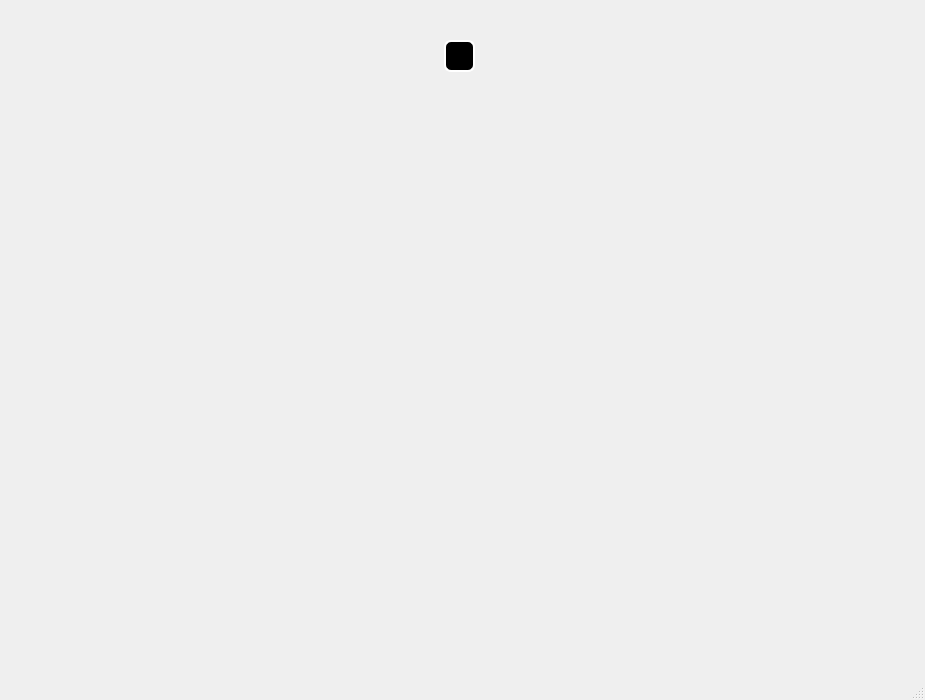
<?xml version="1.0" encoding="UTF-8"?>
<ui version="4.0">
 <class>member</class>
 <widget class="QMainWindow" name="member">
  <property name="geometry">
   <rect>
    <x>0</x>
    <y>0</y>
    <width>925</width>
    <height>700</height>
   </rect>
  </property>
  <property name="windowTitle">
   <string>MainWindow</string>
  </property>
  <property name="styleSheet">
   <string notr="true">#centralwidget
{
	border-image: url(:/img/C:/Users/DELTAcomputer/Desktop/lib1.jpg);
}</string>
  </property>
  <widget class="QWidget" name="centralwidget">
   <layout class="QVBoxLayout" name="verticalLayout_4">
    <item>
     <layout class="QVBoxLayout" name="verticalLayout_2">
      <property name="leftMargin">
       <number>20</number>
      </property>
      <property name="topMargin">
       <number>0</number>
      </property>
      <property name="rightMargin">
       <number>20</number>
      </property>
      <property name="bottomMargin">
       <number>10</number>
      </property>
      <item>
       <layout class="QHBoxLayout" name="horizontalLayout_2">
        <property name="leftMargin">
         <number>30</number>
        </property>
        <property name="topMargin">
         <number>5</number>
        </property>
        <property name="rightMargin">
         <number>1</number>
        </property>
        <property name="bottomMargin">
         <number>0</number>
        </property>
        <item>
         <widget class="QPushButton" name="SignOutBtn">
          <property name="cursor">
           <cursorShape>PointingHandCursor</cursorShape>
          </property>
          <property name="toolTip">
           <string>Sign out</string>
          </property>
          <property name="toolTipDuration">
           <number>-4</number>
          </property>
          <property name="styleSheet">
           <string notr="true">#SignOutBtn
{
border : 10px;
}</string>
          </property>
          <property name="text">
           <string/>
          </property>
          <property name="icon">
           <iconset>
            <normaloff>C:/Users/DELTAcomputer/Desktop/icons/2374355.png</normaloff>C:/Users/DELTAcomputer/Desktop/icons/2374355.png</iconset>
          </property>
          <property name="iconSize">
           <size>
            <width>60</width>
            <height>60</height>
           </size>
          </property>
         </widget>
        </item>
        <item>
         <spacer name="horizontalSpacer_2">
          <property name="orientation">
           <enum>Qt::Horizontal</enum>
          </property>
          <property name="sizeHint" stdset="0">
           <size>
            <width>40</width>
            <height>20</height>
           </size>
          </property>
         </spacer>
        </item>
        <item>
         <widget class="QPushButton" name="pushButton">
          <property name="styleSheet">
           <string notr="true">#pushButton
{
border : 10px;
}</string>
          </property>
          <property name="text">
           <string/>
          </property>
          <property name="icon">
           <iconset>
            <normaloff>C:/Users/DELTAcomputer/Desktop/well.PNG</normaloff>C:/Users/DELTAcomputer/Desktop/well.PNG</iconset>
          </property>
          <property name="iconSize">
           <size>
            <width>108</width>
            <height>108</height>
           </size>
          </property>
         </widget>
        </item>
        <item>
         <spacer name="horizontalSpacer_3">
          <property name="orientation">
           <enum>Qt::Horizontal</enum>
          </property>
          <property name="sizeHint" stdset="0">
           <size>
            <width>40</width>
            <height>20</height>
           </size>
          </property>
         </spacer>
        </item>
        <item>
         <widget class="QPushButton" name="ProfileBtn">
          <property name="cursor">
           <cursorShape>PointingHandCursor</cursorShape>
          </property>
          <property name="toolTip">
           <string>Profile</string>
          </property>
          <property name="toolTipDuration">
           <number>-5</number>
          </property>
          <property name="styleSheet">
           <string notr="true">#ProfileBtn
{
border : 10px;
}</string>
          </property>
          <property name="text">
           <string/>
          </property>
          <property name="icon">
           <iconset>
            <normaloff>C:/Users/DELTAcomputer/Desktop/icons/IMG_0215.PNG</normaloff>C:/Users/DELTAcomputer/Desktop/icons/IMG_0215.PNG</iconset>
          </property>
          <property name="iconSize">
           <size>
            <width>100</width>
            <height>100</height>
           </size>
          </property>
         </widget>
        </item>
       </layout>
      </item>
      <item>
       <layout class="QHBoxLayout" name="horizontalLayout_4">
        <property name="leftMargin">
         <number>10</number>
        </property>
        <property name="topMargin">
         <number>0</number>
        </property>
        <property name="rightMargin">
         <number>16</number>
        </property>
        <property name="bottomMargin">
         <number>0</number>
        </property>
        <item>
         <spacer name="horizontalSpacer">
          <property name="orientation">
           <enum>Qt::Horizontal</enum>
          </property>
          <property name="sizeHint" stdset="0">
           <size>
            <width>40</width>
            <height>20</height>
           </size>
          </property>
         </spacer>
        </item>
        <item>
         <layout class="QVBoxLayout" name="verticalLayout_3">
          <property name="leftMargin">
           <number>20</number>
          </property>
          <property name="topMargin">
           <number>0</number>
          </property>
          <property name="rightMargin">
           <number>20</number>
          </property>
          <property name="bottomMargin">
           <number>0</number>
          </property>
          <item>
           <widget class="QLabel" name="NameLabel">
            <property name="styleSheet">
             <string notr="true">#NameLabel
{
font-size: 19px;
    letter-spacing: -.50px;
color : rgb(255, 118, 39);
border : 2px solid white;
border-radius : 7px;
background-color : black;
    padding: 3px 8px;
}</string>
            </property>
            <property name="text">
             <string/>
            </property>
           </widget>
          </item>
         </layout>
        </item>
        <item>
         <spacer name="horizontalSpacer_9">
          <property name="orientation">
           <enum>Qt::Horizontal</enum>
          </property>
          <property name="sizeHint" stdset="0">
           <size>
            <width>40</width>
            <height>20</height>
           </size>
          </property>
         </spacer>
        </item>
       </layout>
      </item>
      <item>
       <layout class="QVBoxLayout" name="verticalLayout">
        <property name="leftMargin">
         <number>20</number>
        </property>
        <property name="topMargin">
         <number>0</number>
        </property>
        <property name="rightMargin">
         <number>20</number>
        </property>
        <property name="bottomMargin">
         <number>0</number>
        </property>
        <item>
         <spacer name="verticalSpacer_3">
          <property name="orientation">
           <enum>Qt::Vertical</enum>
          </property>
          <property name="sizeHint" stdset="0">
           <size>
            <width>20</width>
            <height>40</height>
           </size>
          </property>
         </spacer>
        </item>
        <item>
         <spacer name="verticalSpacer_2">
          <property name="orientation">
           <enum>Qt::Vertical</enum>
          </property>
          <property name="sizeHint" stdset="0">
           <size>
            <width>20</width>
            <height>40</height>
           </size>
          </property>
         </spacer>
        </item>
        <item>
         <layout class="QHBoxLayout" name="horizontalLayout">
          <property name="leftMargin">
           <number>20</number>
          </property>
          <property name="topMargin">
           <number>10</number>
          </property>
          <property name="rightMargin">
           <number>20</number>
          </property>
          <property name="bottomMargin">
           <number>10</number>
          </property>
          <item>
           <spacer name="horizontalSpacer_7">
            <property name="orientation">
             <enum>Qt::Horizontal</enum>
            </property>
            <property name="sizeHint" stdset="0">
             <size>
              <width>40</width>
              <height>20</height>
             </size>
            </property>
           </spacer>
          </item>
          <item>
           <widget class="QPushButton" name="RentBtn">
            <property name="cursor">
             <cursorShape>PointingHandCursor</cursorShape>
            </property>
            <property name="toolTip">
             <string>Rent a Book</string>
            </property>
            <property name="toolTipDuration">
             <number>-4</number>
            </property>
            <property name="styleSheet">
             <string notr="true">#RentBtn
{
border : 10px;
}</string>
            </property>
            <property name="text">
             <string/>
            </property>
            <property name="icon">
             <iconset>
              <normaloff>C:/Users/DELTAcomputer/Desktop/icons/IMG_0210.PNG</normaloff>C:/Users/DELTAcomputer/Desktop/icons/IMG_0210.PNG</iconset>
            </property>
            <property name="iconSize">
             <size>
              <width>125</width>
              <height>125</height>
             </size>
            </property>
           </widget>
          </item>
          <item>
           <spacer name="horizontalSpacer_4">
            <property name="orientation">
             <enum>Qt::Horizontal</enum>
            </property>
            <property name="sizeType">
             <enum>QSizePolicy::Fixed</enum>
            </property>
            <property name="sizeHint" stdset="0">
             <size>
              <width>15</width>
              <height>20</height>
             </size>
            </property>
           </spacer>
          </item>
          <item>
           <widget class="QPushButton" name="GiveBackBtn">
            <property name="cursor">
             <cursorShape>PointingHandCursor</cursorShape>
            </property>
            <property name="toolTip">
             <string>Give Back the Book</string>
            </property>
            <property name="styleSheet">
             <string notr="true">#GiveBackBtn
{
border : 10px;
}</string>
            </property>
            <property name="text">
             <string/>
            </property>
            <property name="icon">
             <iconset>
              <normaloff>C:/Users/DELTAcomputer/Desktop/icons/IMG_0269.PNG</normaloff>C:/Users/DELTAcomputer/Desktop/icons/IMG_0269.PNG</iconset>
            </property>
            <property name="iconSize">
             <size>
              <width>118</width>
              <height>118</height>
             </size>
            </property>
           </widget>
          </item>
          <item>
           <spacer name="horizontalSpacer_8">
            <property name="orientation">
             <enum>Qt::Horizontal</enum>
            </property>
            <property name="sizeHint" stdset="0">
             <size>
              <width>40</width>
              <height>20</height>
             </size>
            </property>
           </spacer>
          </item>
         </layout>
        </item>
       </layout>
      </item>
      <item>
       <spacer name="verticalSpacer_4">
        <property name="orientation">
         <enum>Qt::Vertical</enum>
        </property>
        <property name="sizeHint" stdset="0">
         <size>
          <width>20</width>
          <height>40</height>
         </size>
        </property>
       </spacer>
      </item>
      <item>
       <spacer name="verticalSpacer">
        <property name="orientation">
         <enum>Qt::Vertical</enum>
        </property>
        <property name="sizeHint" stdset="0">
         <size>
          <width>20</width>
          <height>40</height>
         </size>
        </property>
       </spacer>
      </item>
     </layout>
    </item>
   </layout>
  </widget>
  <widget class="QMenuBar" name="menubar">
   <property name="geometry">
    <rect>
     <x>0</x>
     <y>0</y>
     <width>925</width>
     <height>26</height>
    </rect>
   </property>
  </widget>
  <widget class="QStatusBar" name="statusbar"/>
 </widget>
 <resources/>
 <connections/>
</ui>
